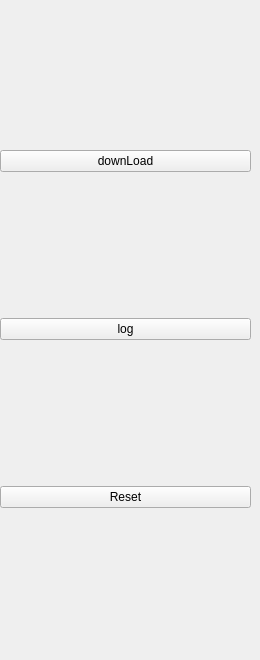
       <widget class="QWidget" name="tab_4">
        <attribute name="title">
         <string>Quectel</string>
        </attribute>
        <widget class="QWidget" name="horizontalLayoutWidget">
         <property name="geometry">
          <rect>
           <x>0</x>
           <y>10</y>
           <width>251</width>
           <height>641</height>
          </rect>
         </property>
         <layout class="QHBoxLayout" name="horizontalLayout_7" stretch="0">
          <item>
           <layout class="QGridLayout" name="gridLayout_8" columnstretch="1">
            <property name="horizontalSpacing">
             <number>2</number>
            </property>
            <item row="2" column="0">
             <widget class="QPushButton" name="reset">
              <property name="sizePolicy">
               <sizepolicy hsizetype="Expanding" vsizetype="Fixed">
                <horstretch>0</horstretch>
                <verstretch>0</verstretch>
               </sizepolicy>
              </property>
              <property name="text">
               <string>Reset</string>
              </property>
             </widget>
            </item>
            <item row="0" column="0">
             <widget class="QPushButton" name="pushButton">
              <property name="sizePolicy">
               <sizepolicy hsizetype="Expanding" vsizetype="Fixed">
                <horstretch>0</horstretch>
                <verstretch>0</verstretch>
               </sizepolicy>
              </property>
              <property name="text">
               <string>downLoad</string>
              </property>
             </widget>
            </item>
            <item row="1" column="0">
             <widget class="QPushButton" name="pushButton_3">
              <property name="text">
               <string>log</string>
              </property>
             </widget>
            </item>
           </layout>
          </item>
         </layout>
        </widget>
       </widget>
